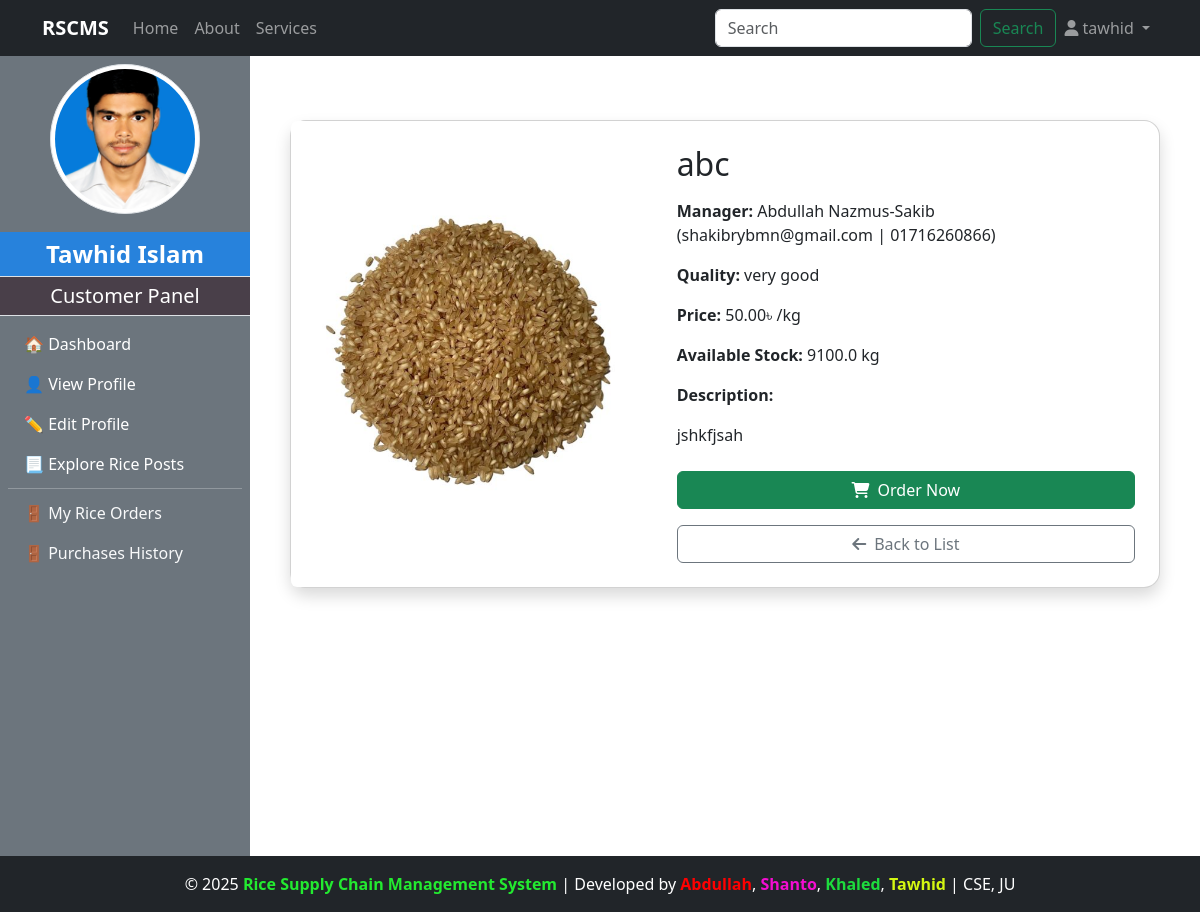
/manager/individual_rice_post_detail/8 (signed in), run on the app's committed database.
### accounts/models.py (models this page shows, shortened)
class CustomUser(AbstractUser):
    ROLE_CHOICES = (
        ('admin', 'Admin'),
        ('manager', 'Manager'),
        ('customer', 'Customer'),
        ('dealer', 'Dealer'),
    )
    role = models.CharField(max_length=20, choices=ROLE_CHOICES, default='admin')

### customer/models.py (models this page shows)
class CustomerProfile(models.Model):
    user = models.OneToOneField(CustomUser, on_delete=models.CASCADE, limit_choices_to={'role':'customer'},related_name="customerprofile")
    full_name = models.CharField(max_length=100)
    phone_number = models.CharField(max_length=11)
    Transaction_password = models.CharField(max_length=11,null=True,blank=True)
    address =models.TextField()
    image = models.ImageField(upload_to="customer_profile/",blank=True,null=True)
    date_of_birth = models.DateField(blank=True,null=True)
    created_at = models.DateTimeField(auto_now_add=True,blank=True,null=True)

### manager/models.py (models this page shows, shortened)
class RicePost(models.Model):
    manager = models.ForeignKey(CustomUser,on_delete=models.CASCADE, limit_choices_to={'role':'manager'},related_name="managerPost")
    rice_name = models.CharField(max_length=200, blank=True, null=True)
    quality = models.CharField(max_length=100)
    quantity_kg = models.FloatField()
    price_per_kg = models.DecimalField(max_digits=6, decimal_places=2)
    description = models.TextField()
    is_sold = models.BooleanField(default=False)
    rice_image = models.ImageField(upload_to="rice_image/",blank=True,null=True)
    created_at = models.DateTimeField(auto_now_add=True)

class ManagerProfile(models.Model):
    user = models.OneToOneField(CustomUser,on_delete=models.CASCADE,limit_choices_to={'role':'manager'},related_name="managerprofile")
    full_name = models.CharField(max_length=100)
    phone_number = models.CharField(max_length=11)
    transaction_password = models.CharField(blank=True)
    address = models.TextField()
    mill_name = models.CharField(max_length=100)
    mill_location = models.TextField()
    profile_image = models.ImageField(upload_to="manager_profile/",blank=True,null=True)
    experience_year = models.PositiveIntegerField(blank=True, null=True)
    bio = models.TextField(blank=True)
    created_at = models.DateTimeField(auto_now_add=True)

### manager/views.py (the view)
# urls.py: path('individual_rice_post_detail/<int:id>',views.individual_rice_post_detail, name='individual_rice_post_detail'),
def individual_rice_post_detail(request,id):
    rice_post = get_object_or_404(RicePost,id=id)
    return render(request,"manager/individual_rice_post_detail.html",{'post':rice_post})

### admin_panel/context_processors.py (called while the page is built)
def admin_profile(request):
    if request.user.is_authenticated:
        try:
            admin = AdminProfile.objects.get(user=request.user)
            return {'admin': admin}
        except AdminProfile.DoesNotExist:
            return {}
    return {}

### customer/context_processors.py (called while the page is built)
def customer_profile(request):
    if request.user.is_authenticated:
        try:
            customer = CustomerProfile.objects.get(user=request.user)
            return {'customer': customer}
        except CustomerProfile.DoesNotExist:
            return {}
    return {}

### manager/context_processors.py (called while the page is built)
def manager_profile(request):
    if request.user.is_authenticated:
        try:
            manager = ManagerProfile.objects.get(user=request.user)
            return {'manager': manager}
        except ManagerProfile.DoesNotExist:
            return {}
    return {}

### manager/templates/manager/individual_rice_post_detail.html
{% extends 'base.html' %}
{% load static %}
{% block content %}
<div class="container my-5">
    <div class="card shadow rounded-4">
        <div class="row g-0">
            <div class="col-md-5">
                <img src="{{ post.rice_image.url }}" class="img-fluid rounded-start w-100 h-100 object-fit-cover" alt="{{ post.title }}">
            </div>
            <div class="col-md-7">
                <div class="card-body p-4">
                    <h2 class="card-title mb-3">{{ post.rice_name }}</h2>
                    <p><strong>Manager:</strong> {{ post.manager.managerprofile.full_name }} ({{ post.manager.email}} | {{post.manager.managerprofile.phone_number}})</p>
                    <p><strong>Quality:</strong> {{ post.quality }}</p>
                    <p><strong>Price:</strong> {{ post.price_per_kg }}৳ /kg</p>
                    <p><strong>Available Stock:</strong> {{ post.quantity_kg }} kg</p>
                    <p class="mt-3"><strong>Description:</strong></p>
                    <p>{{ post.description | linebreaksbr  }}</p>
                    <div class="d-grid gap-3 mt-4">
                        {% if request.user.role == "customer" %}
                            <a href="{% url 'purchase_rice_from_manager' post.id %}" class="btn btn-success w-100 d-flex align-items-center justify-content-center gap-2">
                                <i class="fas fa-shopping-cart"></i> Order Now
                            </a>
                            {% elif request.user.role == "manager" and request.user != post.manager %}
                            <a href="{% url 'purchase_rice' post.id %}" class="btn btn-success w-100 d-flex align-items-center justify-content-center gap-2">
                                <i class="fas fa-shopping-cart"></i> Order Now
                            </a>
                        {% endif %}
                        {% if request.user.role == "admin" %}
                        <a href="{% url 'see_all_manager' %}" class="btn btn-outline-secondary w-100 d-flex align-items-center justify-content-center gap-2">
                            <i class="fas fa-arrow-left"></i> Back
                        </a>
                        {% else %}
                        <a href="{% url 'explore_all_rice_post' %}" class="btn btn-outline-secondary w-100 d-flex align-items-center justify-content-center gap-2">
                            <i class="fas fa-arrow-left"></i> Back to List
                        </a>
                        {% endif %}
                    </div>
                </div>
            </div>
        </div>
    </div>
</div>
{% endblock %}

### templates/navbar.html (shortened to what this page needs)
<nav class="navbar navbar-expand-lg navbar-dark bg-dark">
    <div class="container">
        <a class="navbar-brand fw-bold" href="http://127.0.0.1:8000/">RSCMS</a>
        <div class="collapse navbar-collapse" id="navbarNav">
            <ul class="navbar-nav me-auto">
                <li class="nav-item">
                    {% if request.user.is_authenticated %}
                    {% if request.user.role == "manager" %}
                    <a class="nav-link" href="{% url 'manager_dashboard' %}">Home</a>
                    {% elif request.user.role == "customer" %}
                    <a class="nav-link" href="{% url 'customer_dashboard' %}">Home</a>
                    {% elif request.user.role == "dealer" %}
                    <a class="nav-link" href="{% url 'dealer_dashboard' %}">Home</a>
                    {% elif request.user.role == "admin" %}
                    <a class="nav-link" href="{% url 'admin_dashboard' %}">Home</a>
                    {% endif %}
                    {% endif %}
                </li>
                <li class="nav-item">
                    <a class="nav-link" href="{% url 'about' %}">About</a>
                </li>
                <li class="nav-item">
                    <a class="nav-link" href="{% url 'services' %}">Services</a>
                </li>
            </ul>
           <form class="d-flex" action="{% url 'search' %}" method = "get">
                <input class="form-control me-2" type="search" placeholder="Search" aria-label="Search" name="query" id="search">
                <button class="btn btn-outline-success" type="submit">Search</button>
            </form>
            <ul class="navbar-nav">
                <li class="nav-item dropdown">
                    <a class="nav-link dropdown-toggle" href="#" id="userDropdown" role="button" data-bs-toggle="dropdown" aria-expanded="false">
                        <i class="fas fa-user"></i>
                        {% if request.user.is_authenticated %}
                        {{ request.user.username }}
                        {% else %}
                            Account
                        {% endif %}
                    </a>
                </li>
            </ul>
        </div>
    </div>
</nav>

### templates/SlideBar.html (shortened to what this page needs)
{% load static %}
{% if request.user.is_authenticated and request.user.role == "customer" %}
<div class="bg-secondary text-white d-flex flex-column" style="min-width: 250px; height: 100vh;" >
<div class="text-center my-2">
    {% if customer and customer.image %}
        <img src="{{ customer.image.url }}" class="rounded-circle img-thumbnail" style="width: 150px; height: 150px; object-fit: cover; margin-bottom: 10px;" alt="Profile Image">
    {% else %}
        <img src="{% static 'images/default_profile.png' %}" class="rounded-circle img-thumbnail" style="width: 150px; height: 150px; object-fit: cover; margin-bottom: 10px;" alt="Default Profile Image">
    {% endif %}
</div>
    <div class="sidebar-user-name p-1 fs-4 border-bottom">{{customer.full_name}}</div>
    <div class="sidebar-header p-1 fs-5 border-bottom">Customer Panel</div>
    <nav class="nav flex-column p-2">
        <a class="nav-link text-white {% if request.resolver_match.url_name == 'customer_dashboard' %}active{% endif %}" href="{% url 'customer_dashboard' %}">🏠 Dashboard</a>
        <a class="nav-link text-white {% if request.resolver_match.url_name == 'customer_profile' %}active{% endif %}" href="{% url 'customer_profile' %}">👤 View Profile</a>
        <a class="nav-link text-white {% if request.resolver_match.url_name == 'update_customer_profile' %}active{% endif %}" href="{% url "update_customer_profile" %}">✏️ Edit Profile</a>
        <a class="nav-link text-white {% if request.resolver_match.url_name == 'explore_all_rice_post' %}active{% endif %}" href="{% url "explore_all_rice_post" %}">📃 Explore Rice Posts</a>
        <hr class="my-1">
        <a class="nav-link text-light {% if request.resolver_match.url_name == 'my_order_page' %}active{% endif %}" href="{% url 'my_order_page' %}">🚪 My Rice Orders</a>
        <a class="nav-link text-light {% if request.resolver_match.url_name == 'rice_purchases_history' %}active{% endif %}" href="{% url 'rice_purchases_history' %}">🚪 Purchases History</a>
    </nav>
</div>
{% endif %}

### static/manager/css/dashboard.css (style rules this page uses)
body { display: flex; min-height: 100vh; margin: 0; }
.sidebar-header { font-size: 1.5rem; padding: 10px; background-color: #493f49; text-align: center; }
.sidebar-user-name { font-size: 1.2rem; padding: 10px; background-color: #2782dc; text-align: center; font-weight: bold; }

### data on the page
CustomUser: user.username "tawhid"
CustomerProfile: image (picture), full_name "Tawhid Islam"
RicePost: rice_image (picture), rice_name "abc", manager.managerprofile.full_name "Abdullah Nazmus-Sakib", manager.email "shakibrybmn@gmail.com", manager.managerprofile.phone_number "01716260866", quality "very good", price_per_kg "50.00", quantity_kg "9100.0", description "jshkfjsah"
